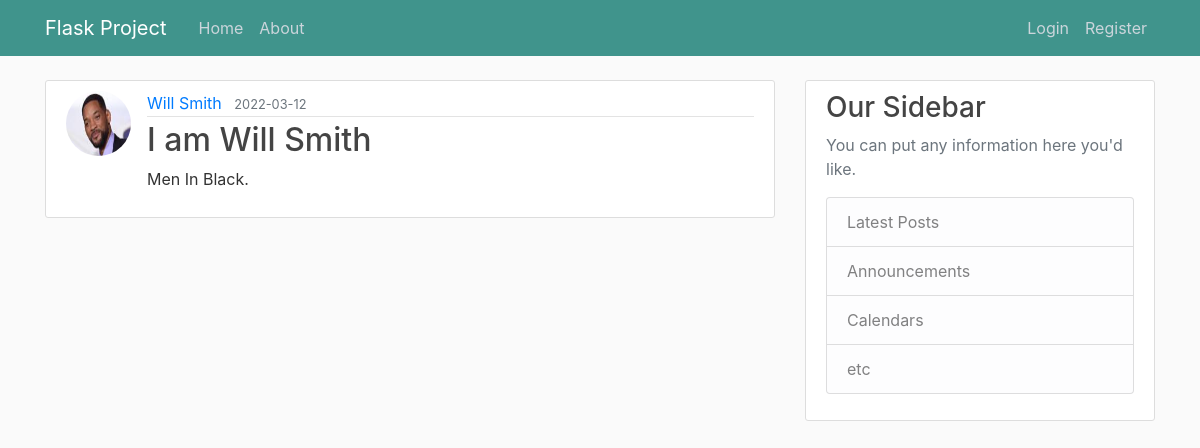
/post/29, run on an earlier commit of the app's database.
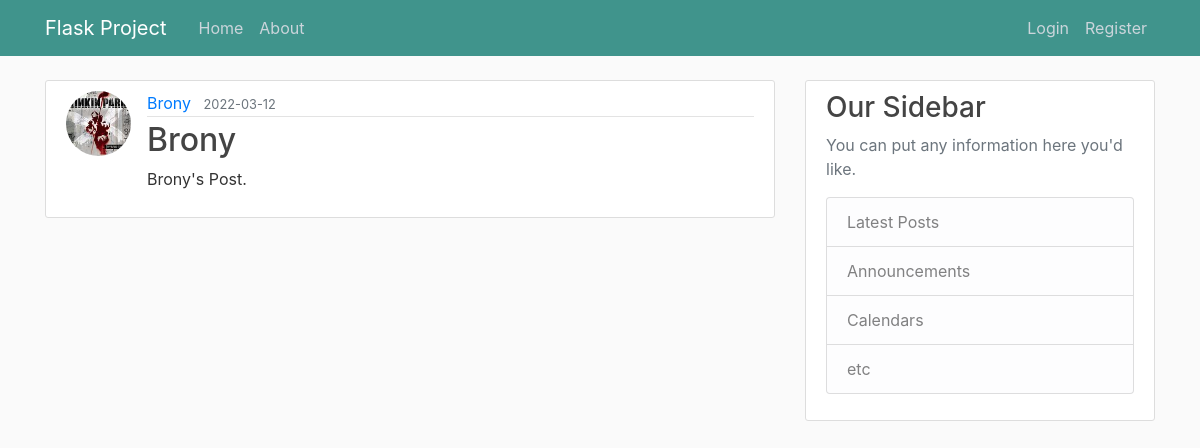
And on a later commit of the database.
### flaskproject/models.py (models this page shows, shortened)
class User(db.Model, UserMixin):
    id = db.Column(db.Integer, primary_key=True)
    username = db.Column(db.String(20), unique=True, nullable=False)
    email = db.Column(db.String(120), unique=True, nullable=False)
    image_file = db.Column(db.String(20), nullable=False,
                           default='default.jpg')
    password = db.Column(db.String(20), nullable=False)
    posts = db.relationship('Post', backref='author', lazy=True)

class Post(db.Model):
    id = db.Column(db.Integer, primary_key=True)
    title = db.Column(db.String(100), nullable=False)
    date_posted = db.Column(db.DateTime, nullable=False,
                            default=datetime.utcnow)
    content = db.Column(db.Text, nullable=False)
    user_id = db.Column(db.Integer, db.ForeignKey('user.id'), nullable=False)

### flaskproject/routes.py (the view)
@app.route("/post/<int:post_id>")
def post(post_id):
    post = Post.query.get_or_404(post_id)
    return render_template('post.html', title=post.title, post=post)

### flaskproject/templates/post.html (shortened to what this page needs)
{% extends 'layout.html' %}
{% block content %}
      <article class="media content-section">
        <img class="rounded-circle article-img" src="{{ url_for('static',filename='profile_pics/' + post.author.image_file) }}">
        <div class="media-body">
          <div class="article-metadata">
            <a class="mr-2" href="{{ url_for('user_posts', username=post.author.username) }}">{{ post.author.username }}</a>
            <small class="text-muted">{{ post.date_posted.strftime('%Y-%m-%d') }}</small>
          </div>
          <h2 class="article-title">{{ post.title }}</h2>
          <p class="article-content">{{ post.content }}</p>
        </div>
      </article>
{% endblock content %}

### flaskproject/templates/layout.html (shortened to what this page needs)
<!DOCTYPE html>
<html>
<head>
    <link rel="stylesheet" href="https://maxcdn.bootstrapcdn.com/bootstrap/4.0.0/css/bootstrap.min.css">
    <link rel="stylesheet" type="text/css" href="{{ url_for('static',filename='main.css')}}">
</head>
<body>
    <header class="site-header">
      <nav class="navbar navbar-expand-md navbar-dark bg-steel fixed-top">
        <div class="container">
          <a class="navbar-brand mr-4" href="/">Flask Project</a>
          <div class="collapse navbar-collapse" id="navbarToggle">
            <div class="navbar-nav mr-auto">
              <a class="nav-item nav-link" href="{{ url_for('home') }}">Home</a>
              <a class="nav-item nav-link" href="{{ url_for('about') }}">About</a>
            </div>
            <div class="navbar-nav">
              {% if current_user.is_authenticated %}
                <a class="nav-item nav-link" href="{{ url_for('new_post') }}">New Post</a>
                <a class="nav-item nav-link" href="{{ url_for('account') }}">Account</a>
                <a class="nav-item nav-link" href="{{ url_for('logout') }}">Logout</a>
              {% else %}
                <a class="nav-item nav-link" href="{{ url_for('login') }}">Login</a>
                <a class="nav-item nav-link" href="{{ url_for('register') }}">Register</a>
              {% endif %}
            </div>
          </div>
        </div>
      </nav>
    </header>
    <main role="main" class="container">
      <div class="row">
        <div class="col-md-8">
          {% block content %}
          {% endblock %}
        </div>
        <div class="col-md-4">
           <div class="content-section">
            <h3>Our Sidebar</h3>
            <p class='text-muted'>You can put any information here you'd like.
              <ul class="list-group">
                <li class="list-group-item list-group-item-light">Latest Posts</li>
                <li class="list-group-item list-group-item-light">Announcements</li>
                <li class="list-group-item list-group-item-light">Calendars</li>
                <li class="list-group-item list-group-item-light">etc</li>
              </ul>
            </p>
          </div>
        </div>
      </div>
    </main>
</body>
</html>

### flaskproject/static/main.css (style rules this page uses)
body { background: #fafafa; color: #333333; margin-top: 5rem; }
h1, h2, h3, h4, h5, h6 { color: #444444; }
.bg-steel { background-color: #187e74d1; }
.site-header .navbar-nav .nav-link { color: #cbd5db; }
.content-section { background: #ffffff; padding: 10px 20px; border: 1px solid #dddddd ; border-radius: 3px; margin-bottom: 20px; }
.article-title { color: #444444; }
.article-content { white-space: pre-line; }
.article-img { height: 65px; width: 65px; margin-right: 16px; }
.article-metadata { padding-bottom: 1px; margin-bottom: 4px; border-bottom: 1px solid #e3e3e3 }

What changed in the data, as far as the page shows it:
changed User: image_file: a different picture; author.username "Will Smith" → "Brony"
changed Post: title "I am Will Smith" → "Brony"; content "Men In Black." → "Brony's Post."
